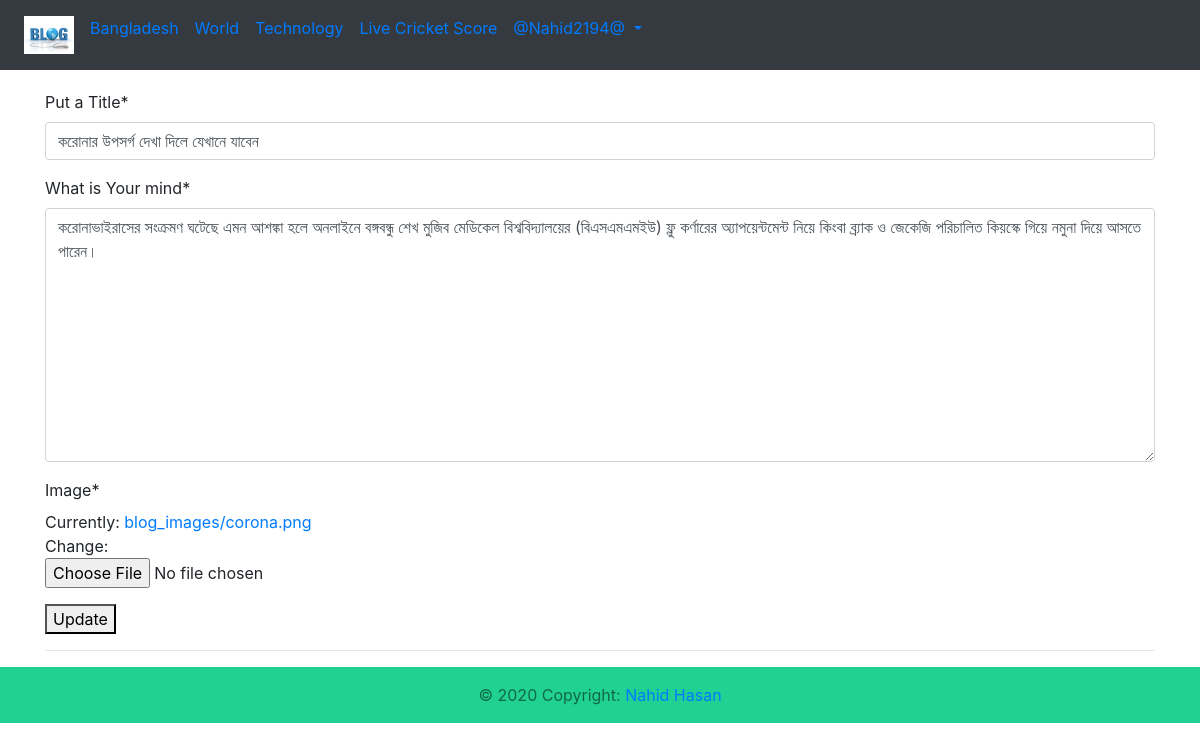
Screenshot of /blog/edit-blog/3/ (signed in) with the database file from the repository.
### Blog_App/models.py (models this page shows, shortened)
class Blog(models.Model):
    author = models.ForeignKey(User,on_delete=models.CASCADE,related_name='post_author')
    blog_title= models.CharField(max_length=264,verbose_name='Put a Title')
    slug = models.SlugField(max_length=264,unique=True)
    blog_content = models.TextField(verbose_name='What is Your mind')
    blog_image = models.ImageField(upload_to='blog_images',verbose_name='Image',blank=False)
    publish_date = models.DateTimeField(auto_now_add=True)
    update_date = models.DateTimeField(auto_now=True)
    class Meta:
       ordering = ('-publish_date',)

### Blog_App/views.py (the view, shortened to what this page needs)
# urls.py: path('edit-blog/<pk>/',views.UpdateBlogs.as_view(),name='edit_blog'),
class UpdateBlogs(LoginRequiredMixin,UpdateView):
    model = Blog
    fields = ('blog_title','blog_content','blog_image')
    template_name='Blog_App/edit_blog.html'

### templates/Blog_App/edit_blog.html (shortened to what this page needs)
{% extends 'base.html' %}
{% load crispy_forms_tags %}
{% block body_block %}
{% if blog.author == user %}
<form  method="POST" >
{{form|crispy}}
<button type="submit" name="button">Update</button>
</form>
<hr>
{% else %}
<p>You are Not Ther Author </p>
{% endif %}
{% endblock %}

### templates/base.html (shortened to what this page needs)
<!DOCTYPE html>
<html lang="en" dir="ltr">
<head>
<link rel="stylesheet" href="https://maxcdn.bootstrapcdn.com/bootstrap/4.4.1/css/bootstrap.min.css">
 <link href="https://maxcdn.bootstrapcdn.com/font-awesome/4.7.0/css/font-awesome.min.css" rel="stylesheet">
</head>
<body>
<nav class="navbar navbar-expand-sm navbar-primary bg-dark">
<ul class="navbar-nav">
<li class="nav-item active">
 <a class="nav-link" href="{% url 'index' %}"><img src="/media/logo.png" width='50px'></a>
</li>
<li class="nav-item active" >
 <a class="nav-link" href="#"  >Bangladesh</a>
</li>
<li class="nav-item active" >
 <a class="nav-link" href="#">World</a>
</li>
<li class="nav-item active" >
 <a class="nav-link" href="#">Technology</a>
</li>
<li class="nav-item active" >
 <a class="nav-link" href="#">Live Cricket Score</a>
</li>
{% if user.is_authenticated %}
<div class="nav-item dropdown">
  <a class="nav-link dropdown-toggle" href="#" id="navbardrop" data-toggle="dropdown">
          @{{user.username}}
  </a>
{% endif %}
</ul>
</nav>
<div class="container" style="padding-top:20px">
{% block body_block %}
{% endblock %}
</div>
<footer class="page-footer font-small blue-grey lighten-5">
  <div style="background-color: #21d192;">
    <div class="container">
       <div class="footer-copyright text-center text-black-50 py-3">© 2020 Copyright:
    <a class="dark-grey-text" href="#"> Nahid Hasan</a>
  </div>
      </div>
    </div>
</footer>
</body>
</html>

### rows the page displays
Blog: blog_title "করোনার উপসর্গ দেখা দিলে যেখানে যাবেন", blog_content "করোনাভাইরাসের সংক্রমণ ঘটেছে এমন আশঙ্কা হলে অনলাইনে বঙ্গবন্ধু শেখ মুজিব মেডিকেল বিশ্ববিদ্যালয়ের (বিএসএমএমইউ) ফ্লু কর্ণারের অ্যাপয়েন্টমেন্ট নিয়ে কিংবা ব্র্যাক ও জেকেজি পরিচালিত কিয়স্কে গিয়ে নমুনা দিয়ে আসতে পারেন।"

### other values shown
{{ user.username }} "Nahid2194@"
